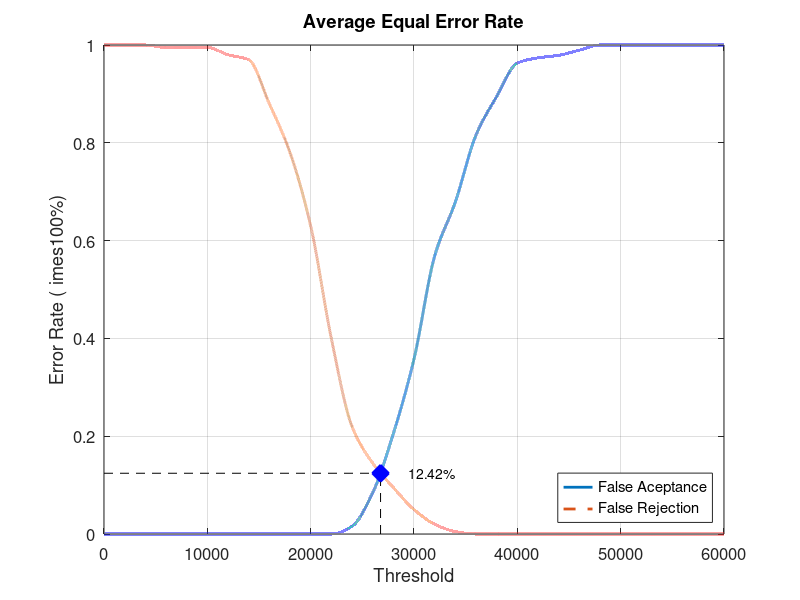
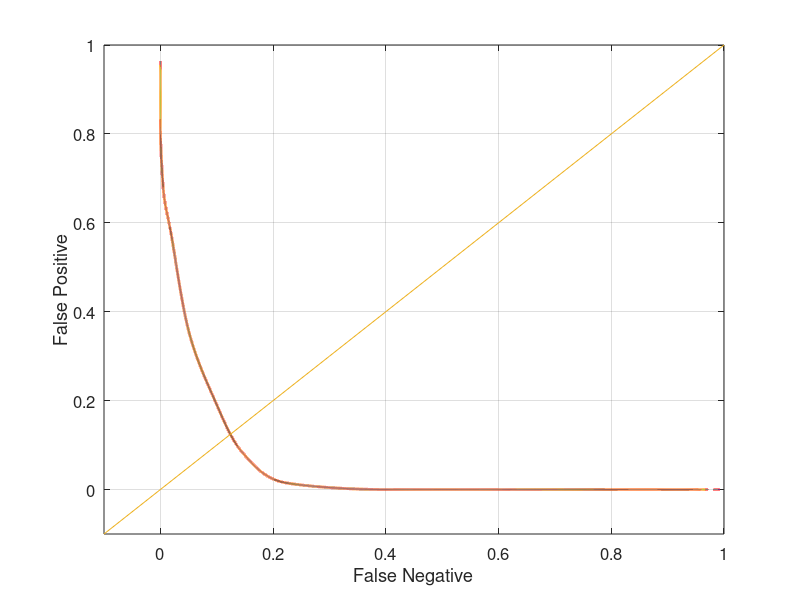

MATLAB code for these plots, in order:
close all;
clear;
clc;
x = 0:2000:60000;
xq = 0:0.5:60000;

y0 = [0 0 0 0 0 0 0 0 0 0 0 0 0.0157895 0.0842105 0.205263 0.357895 0.568421 0.678947 0.815789 0.894737 0.963158 0.973684 0.978947 0.989474 1 1 1 1 1 1 1]
yy0 = interp1(x, y0, xq, 'pchip');
y1 = [1 1 1 0.995 0.995 0.995 0.98 0.97 0.88 0.78 0.63 0.4 0.22 0.145 0.095 0.05 0.02 0.005 0 0 0 0 0 0 0 0 0 0 0 0 0]
yy1 = interp1(x, y1, xq, 'pchip');

% Calculating EER: 
y2 = abs(y0 - y1);
find(y2 == min(y2))
yy2 = abs(yy0 - yy1);
xEER = find(yy2 == min(yy2));
xEERIndex = xq(xEER) % X-axis EER
yEER = yy0(xEER) % Y-axis EER

main = figure
plot(xq, yy0,'-','LineWidth', 2);	hold on
plot(xq, yy1,'--','LineWidth', 2);	hold on
plot([xEERIndex xEERIndex], [0 yEER], 'k--');	hold on
plot([0 xEERIndex], [yEER yEER], 'k--');	hold on
plot(xEERIndex, yEER, 'bx', 'LineWidth', 10);	hold on
text(xEERIndex + 10 * xEERIndex / 100, yEER, [num2str(round((10000 * yEER)) / 100) '%'])
legend('False Aceptance', 'False Rejection', 'Location', 'SouthEast')
xlabel('Threshold')
ylabel('Error Rate (	imes100%)')
title('Average Equal Error Rate')
set(gca, 'FontSize', 12)
axis([0 60000 0 1])
grid on

print(main, 'Database2_4Main', '-dpng');
FNRxFPR = figure('Color', [1 1 1]);
plot(yy1, yy0, '-', yy1, yy0, 'LineWidth', 2);
hold on
y = -0.1:0.1:1
plot(y, y); 
set(gca, 'FontSize', 12)
xlabel('False Negative')
ylabel('False Positive')
axis([-0.1 1 -0.1 1])
set(gca, 'FontSize', 12)
grid on

print(FNRxFPR, 'Database2_4FNRxFPR','-dpng');
